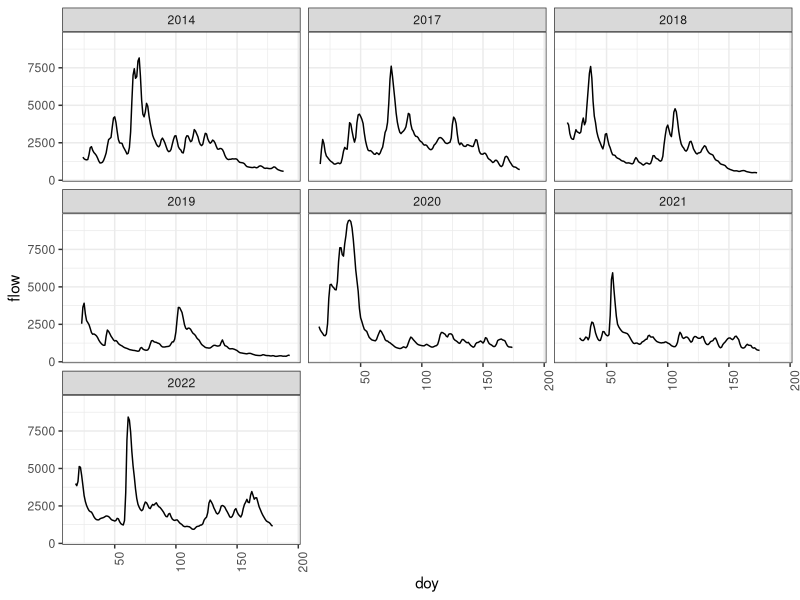
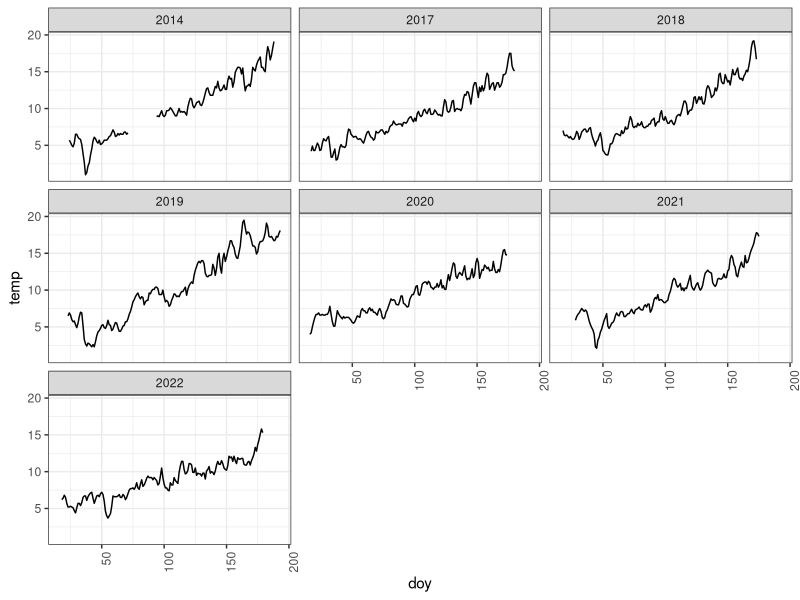
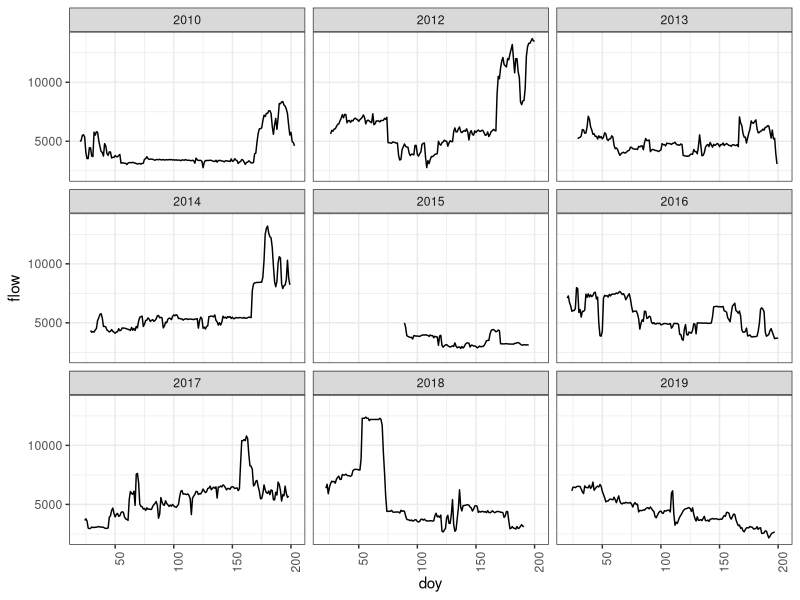
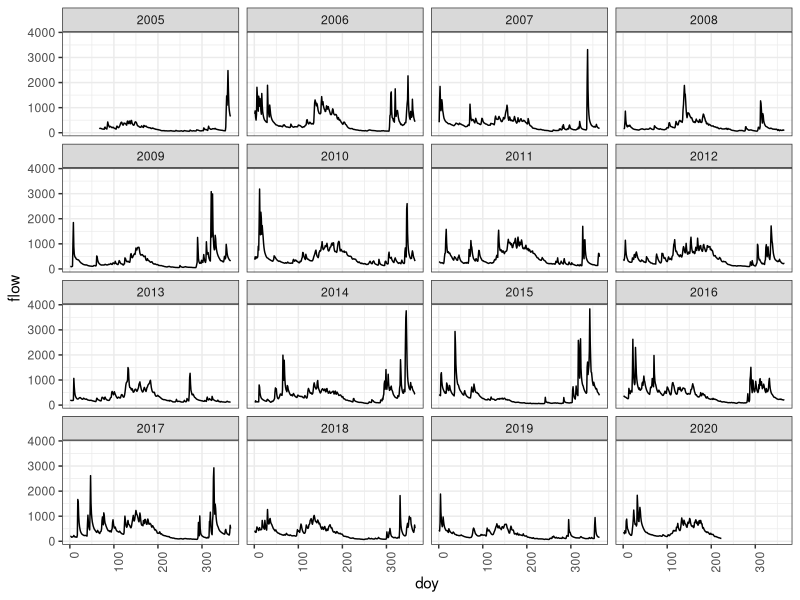
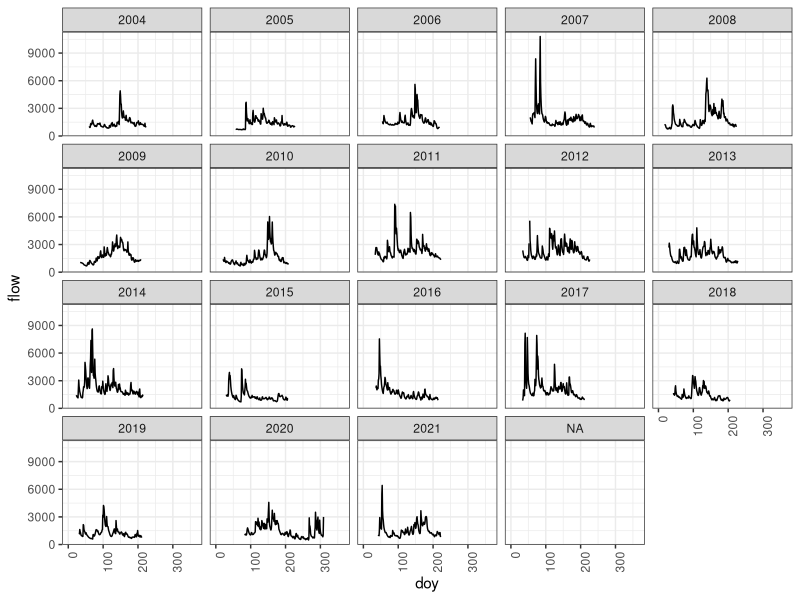
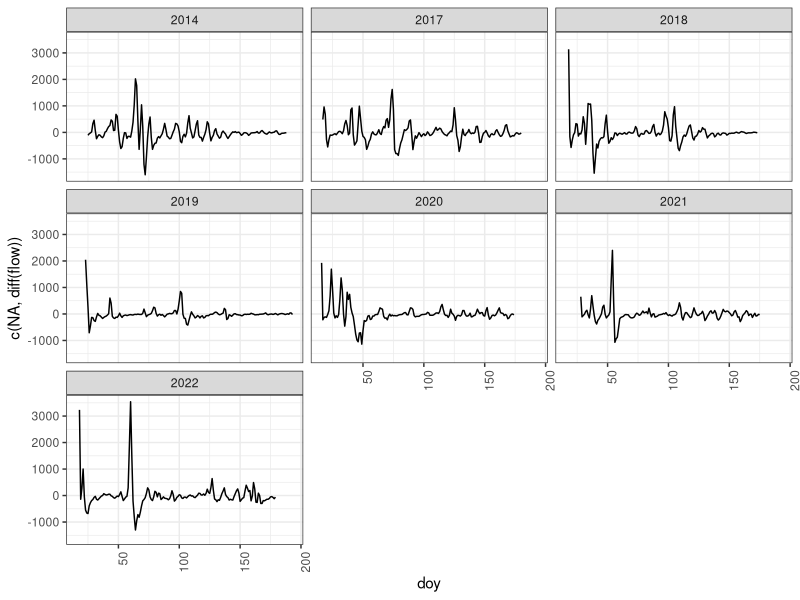
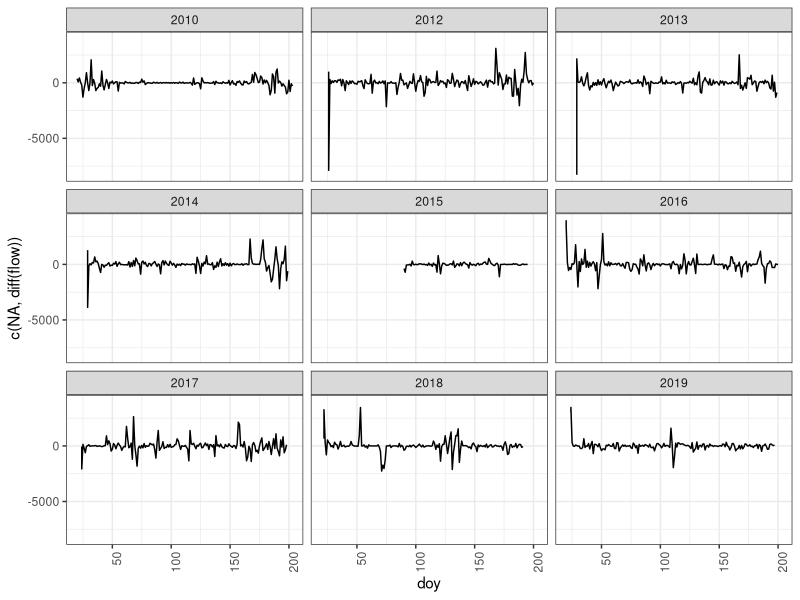
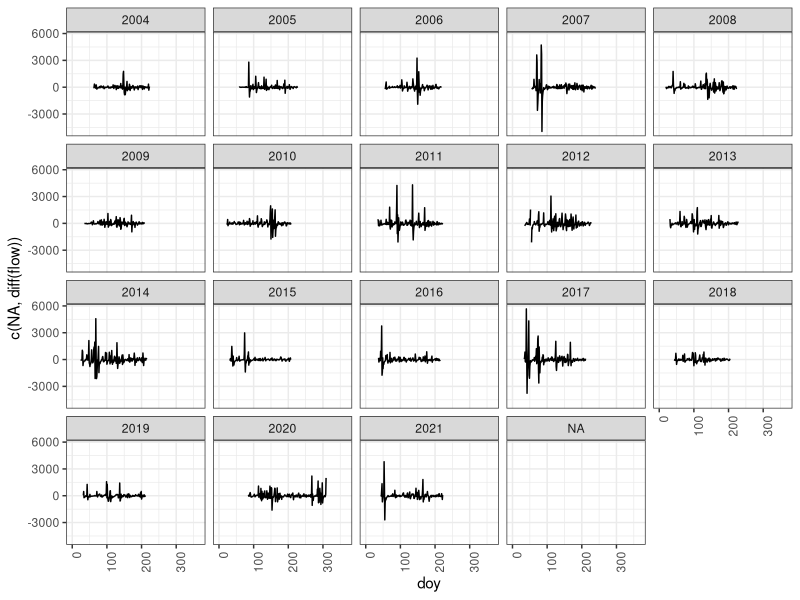

Write R code to recreate these figures, in order.
#Goal - to produce fingures for paper
#first aggregate all the data for all rivers
#1 - plot daily catch data for each year and each river and each species for 
#hatchery and wild
#2 - plot daily environmental data for each year and each river

#load packages

library(ggplot2)
library(tidyverse)
library(here)


#readin file
dungeness <- read.csv(here("data",
                   "dungeness","dungeness_aggregated_w_trap_efficiency.csv"),
              header=TRUE)

dungeness$river <- "dungeness"

green_day <- read.csv(here("data",
                   "green","green_covariates_day.csv"),
              header=TRUE)
green_night <- read.csv(here("data",
                   "green","green_covariates_night.csv"),
              header=TRUE)

#aggregate day and night values

green_day$daytime_category <- 'day'

green_night$daytime_category <- 'night'

#sum all the values for each Date

green <- rbind(green_day, green_night) %>% 
  mutate(river = "green") %>%
  select(chinook0_hatchery_num, chinook0_wild_num,
         chinook1_hatchery_num, chinook1_wild_num,
         coho1_hatchery_num, coho1_wild_num,
         steelheadsmolt_hatchery_num, steelheadsmolt_wild_num,
         doy,year, river, daytime_category, In) %>%
  pivot_longer(cols = c(chinook0_hatchery_num, chinook0_wild_num,
                        chinook1_hatchery_num, chinook1_wild_num,
                        coho1_hatchery_num, coho1_wild_num,
                        steelheadsmolt_hatchery_num, steelheadsmolt_wild_num),
               names_to = c("species", "origin"),
               names_pattern = "(.*)_(.*)_num",
               values_to = "catch") %>%
  group_by(year, doy, river, species, origin) %>%
  summarise(catch = sum(catch, na.rm = TRUE), hours = sum(In, na.rm = TRUE)) %>%
  mutate(catch_per_unit_effort = catch/hours)
  

puyallup <- read.csv(here("data",
                   "puyallup",
                   "puyallup_2004-2021_all_days_w_covariates.csv"),
              header=TRUE)
skagit <- read.csv(here("data",
                   "skagit",
                   "skagit_2010-2019_w_covariates.csv"), header=TRUE)

#plot green river flows and temperature

ggplot(green_day, aes(x = doy, y = flow)) +
  geom_line() +
  facet_wrap(~year) +
  theme_bw() +
  theme(axis.text.x = element_text(angle = 90, hjust = 1))

ggplot(green_day, aes(x = doy, y = temp)) +
  geom_line() +
  facet_wrap(~year) +
  theme_bw() +
  theme(axis.text.x = element_text(angle = 90, hjust = 1))


ggplot(skagit, aes(x = doy, y = flow)) +
  geom_line() +
  facet_wrap(~year) +
  theme_bw() +
  theme(axis.text.x = element_text(angle = 90, hjust = 1))

ggplot(dungeness, aes(x = doy, y = flow)) +
  geom_line() +
  facet_wrap(~year) +
  theme_bw() +
  theme(axis.text.x = element_text(angle = 90, hjust = 1))

ggplot(puyallup, aes(x = doy, y = flow)) +
  geom_line() +
  facet_wrap(~year) +
  theme_bw() +
  theme(axis.text.x = element_text(angle = 90, hjust = 1))

ggplot(green_day, aes(x = doy, y = c(NA,diff(flow)))) +
  geom_line() +
  facet_wrap(~year) +
  theme_bw() +
  theme(axis.text.x = element_text(angle = 90, hjust = 1))

ggplot(skagit, aes(x = doy, y = c(NA,diff(flow)))) +
  geom_line() +
  facet_wrap(~year) +
  theme_bw() +
  theme(axis.text.x = element_text(angle = 90, hjust = 1))

ggplot(puyallup, aes(x = doy, y = c(NA,diff(flow)))) +
  geom_line() +
  facet_wrap(~year) +
  theme_bw() +
  theme(axis.text.x = element_text(angle = 90, hjust = 1))

ggplot(dungeness, aes(x = doy, y = c(NA,diff(flow)))) +
  geom_line() +
  facet_wrap(~year) +
  theme_bw() +
  theme(axis.text.x = element_text(angle = 90, hjust = 1))

  